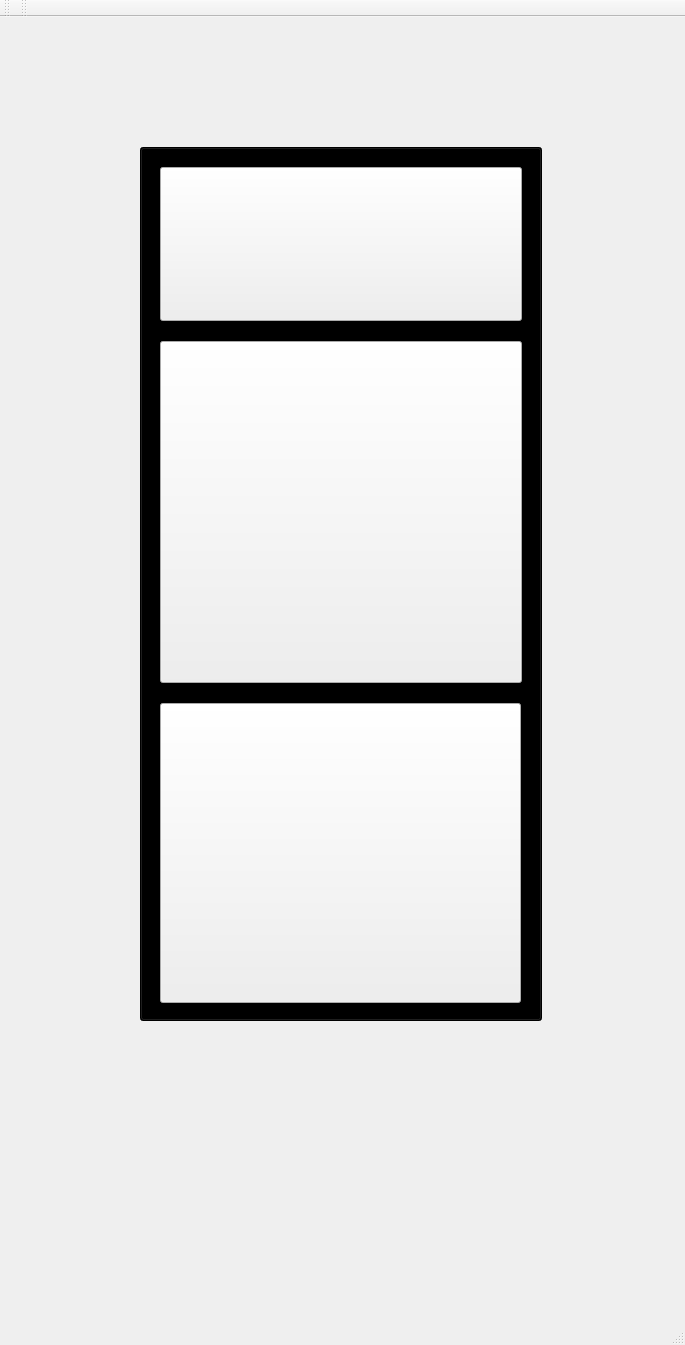
<?xml version="1.0" encoding="UTF-8"?>
<ui version="4.0">
 <class>MainWindow</class>
 <widget class="QMainWindow" name="MainWindow">
  <property name="enabled">
   <bool>true</bool>
  </property>
  <property name="geometry">
   <rect>
    <x>0</x>
    <y>0</y>
    <width>685</width>
    <height>1345</height>
   </rect>
  </property>
  <property name="windowTitle">
   <string>MainWindow</string>
  </property>
  <property name="styleSheet">
   <string notr="true">#background{
	background-image: url(:/image/image_file/Home screen1.png);
}</string>
  </property>
  <widget class="QWidget" name="centralwidget">
   <widget class="QPushButton" name="exit_but">
    <property name="enabled">
     <bool>true</bool>
    </property>
    <property name="geometry">
     <rect>
      <x>160</x>
      <y>150</y>
      <width>362</width>
      <height>154</height>
     </rect>
    </property>
    <property name="styleSheet">
     <string notr="true">border-image: url(:/image/image_file/exit_app.png);</string>
    </property>
    <property name="text">
     <string/>
    </property>
   </widget>
   <widget class="QPushButton" name="help_but">
    <property name="enabled">
     <bool>true</bool>
    </property>
    <property name="geometry">
     <rect>
      <x>160</x>
      <y>324</y>
      <width>362</width>
      <height>342</height>
     </rect>
    </property>
    <property name="styleSheet">
     <string notr="true">border-image: url(:/image/image_file/help_botton.png);</string>
    </property>
    <property name="text">
     <string/>
    </property>
   </widget>
   <widget class="QPushButton" name="pushButton_3">
    <property name="enabled">
     <bool>true</bool>
    </property>
    <property name="geometry">
     <rect>
      <x>160</x>
      <y>686</y>
      <width>361</width>
      <height>300</height>
     </rect>
    </property>
    <property name="styleSheet">
     <string notr="true">border-image: url(:/image/image_file/start_botton.png);</string>
    </property>
    <property name="text">
     <string/>
    </property>
   </widget>
   <widget class="QPushButton" name="home_but">
    <property name="enabled">
     <bool>false</bool>
    </property>
    <property name="geometry">
     <rect>
      <x>140</x>
      <y>130</y>
      <width>402</width>
      <height>874</height>
     </rect>
    </property>
    <property name="styleSheet">
     <string notr="true">background-color: rgb(0, 0, 0);</string>
    </property>
    <property name="text">
     <string/>
    </property>
   </widget>
   <zorder>home_but</zorder>
   <zorder>exit_but</zorder>
   <zorder>help_but</zorder>
   <zorder>pushButton_3</zorder>
  </widget>
  <widget class="QMenuBar" name="menubar">
   <property name="geometry">
    <rect>
     <x>0</x>
     <y>0</y>
     <width>685</width>
     <height>22</height>
    </rect>
   </property>
  </widget>
  <widget class="QStatusBar" name="statusbar"/>
  <widget class="QToolBar" name="toolBar">
   <property name="windowTitle">
    <string>toolBar</string>
   </property>
   <attribute name="toolBarArea">
    <enum>TopToolBarArea</enum>
   </attribute>
   <attribute name="toolBarBreak">
    <bool>false</bool>
   </attribute>
  </widget>
  <widget class="QToolBar" name="toolBar_2">
   <property name="windowTitle">
    <string>toolBar_2</string>
   </property>
   <attribute name="toolBarArea">
    <enum>TopToolBarArea</enum>
   </attribute>
   <attribute name="toolBarBreak">
    <bool>false</bool>
   </attribute>
  </widget>
 </widget>
 <resources>
  <include location="resouce.qrc"/>
 </resources>
 <connections/>
</ui>
